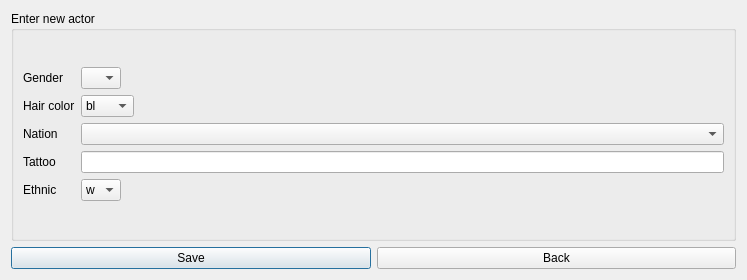
<?xml version="1.0" encoding="UTF-8"?>
<ui version="4.0">
 <class>Dialog</class>
 <widget class="QDialog" name="Dialog">
  <property name="geometry">
   <rect>
    <x>0</x>
    <y>0</y>
    <width>747</width>
    <height>280</height>
   </rect>
  </property>
  <property name="windowTitle">
   <string>New actor</string>
  </property>
  <property name="windowIcon">
   <iconset>
    <normaloff>pypordb/8027068_splash.png</normaloff>pypordb/8027068_splash.png</iconset>
  </property>
  <layout class="QGridLayout" name="gridLayout_2">
   <item row="0" column="0" colspan="2">
    <widget class="QGroupBox" name="groupBox">
     <property name="title">
      <string>Enter new actor</string>
     </property>
     <layout class="QVBoxLayout" name="verticalLayout">
      <item>
       <layout class="QGridLayout" name="gridLayout">
        <item row="0" column="0">
         <widget class="QLabel" name="label">
          <property name="sizePolicy">
           <sizepolicy hsizetype="Minimum" vsizetype="Preferred">
            <horstretch>0</horstretch>
            <verstretch>0</verstretch>
           </sizepolicy>
          </property>
          <property name="text">
           <string>Gender</string>
          </property>
         </widget>
        </item>
        <item row="0" column="1">
         <widget class="QComboBox" name="comboBoxDarstellerneuGeschlecht">
          <property name="sizePolicy">
           <sizepolicy hsizetype="Fixed" vsizetype="Fixed">
            <horstretch>0</horstretch>
            <verstretch>0</verstretch>
           </sizepolicy>
          </property>
          <item>
           <property name="text">
            <string/>
           </property>
          </item>
          <item>
           <property name="text">
            <string>m</string>
           </property>
           <property name="icon">
            <iconset>
             <normaloff>pypordb/male.png</normaloff>pypordb/male.png</iconset>
           </property>
          </item>
          <item>
           <property name="text">
            <string>w</string>
           </property>
           <property name="icon">
            <iconset>
             <normaloff>pypordb/female.png</normaloff>pypordb/female.png</iconset>
           </property>
          </item>
         </widget>
        </item>
        <item row="1" column="0">
         <widget class="QLabel" name="label_2">
          <property name="sizePolicy">
           <sizepolicy hsizetype="Fixed" vsizetype="Preferred">
            <horstretch>0</horstretch>
            <verstretch>0</verstretch>
           </sizepolicy>
          </property>
          <property name="text">
           <string>Hair color</string>
          </property>
         </widget>
        </item>
        <item row="1" column="1">
         <widget class="QComboBox" name="comboBoxDarstellerneuHaarfarbe">
          <property name="sizePolicy">
           <sizepolicy hsizetype="Fixed" vsizetype="Fixed">
            <horstretch>0</horstretch>
            <verstretch>0</verstretch>
           </sizepolicy>
          </property>
          <item>
           <property name="text">
            <string>bl</string>
           </property>
           <property name="icon">
            <iconset>
             <normaloff>pypordb/blond.png</normaloff>pypordb/blond.png</iconset>
           </property>
          </item>
          <item>
           <property name="text">
            <string>br</string>
           </property>
           <property name="icon">
            <iconset>
             <normaloff>pypordb/brown.png</normaloff>pypordb/brown.png</iconset>
           </property>
          </item>
          <item>
           <property name="text">
            <string>gr</string>
           </property>
           <property name="icon">
            <iconset>
             <normaloff>pypordb/grey.svg</normaloff>pypordb/grey.svg</iconset>
           </property>
          </item>
          <item>
           <property name="text">
            <string>r</string>
           </property>
           <property name="icon">
            <iconset>
             <normaloff>pypordb/red.png</normaloff>pypordb/red.png</iconset>
           </property>
          </item>
          <item>
           <property name="text">
            <string>s</string>
           </property>
           <property name="icon">
            <iconset>
             <normaloff>pypordb/black.png</normaloff>pypordb/black.png</iconset>
           </property>
          </item>
          <item>
           <property name="text">
            <string>bald</string>
           </property>
           <property name="icon">
            <iconset>
             <normaloff>pypordb/bald.svg</normaloff>pypordb/bald.svg</iconset>
           </property>
          </item>
         </widget>
        </item>
        <item row="2" column="0">
         <widget class="QLabel" name="label_3">
          <property name="sizePolicy">
           <sizepolicy hsizetype="Fixed" vsizetype="Preferred">
            <horstretch>0</horstretch>
            <verstretch>0</verstretch>
           </sizepolicy>
          </property>
          <property name="text">
           <string>Nation</string>
          </property>
         </widget>
        </item>
        <item row="2" column="1">
         <widget class="QComboBox" name="comboBoxDarstellerneuNation"/>
        </item>
        <item row="3" column="0">
         <widget class="QLabel" name="label_4">
          <property name="sizePolicy">
           <sizepolicy hsizetype="Fixed" vsizetype="Preferred">
            <horstretch>0</horstretch>
            <verstretch>0</verstretch>
           </sizepolicy>
          </property>
          <property name="text">
           <string>Tattoo</string>
          </property>
         </widget>
        </item>
        <item row="3" column="1">
         <widget class="QLineEdit" name="lineEditDarstellerneuTattoo"/>
        </item>
        <item row="4" column="0">
         <widget class="QLabel" name="label_5">
          <property name="sizePolicy">
           <sizepolicy hsizetype="Fixed" vsizetype="Preferred">
            <horstretch>0</horstretch>
            <verstretch>0</verstretch>
           </sizepolicy>
          </property>
          <property name="text">
           <string>Ethnic</string>
          </property>
         </widget>
        </item>
        <item row="4" column="1">
         <widget class="QComboBox" name="comboBoxDarstellerneuEthnic">
          <property name="sizePolicy">
           <sizepolicy hsizetype="Fixed" vsizetype="Fixed">
            <horstretch>0</horstretch>
            <verstretch>0</verstretch>
           </sizepolicy>
          </property>
          <item>
           <property name="text">
            <string>w</string>
           </property>
           <property name="icon">
            <iconset>
             <normaloff>pypordb/white.png</normaloff>pypordb/white.png</iconset>
           </property>
          </item>
          <item>
           <property name="text">
            <string>a</string>
           </property>
           <property name="icon">
            <iconset>
             <normaloff>pypordb/yellow.png</normaloff>pypordb/yellow.png</iconset>
           </property>
          </item>
          <item>
           <property name="text">
            <string>s</string>
           </property>
           <property name="icon">
            <iconset>
             <normaloff>pypordb/black.png</normaloff>pypordb/black.png</iconset>
           </property>
          </item>
          <item>
           <property name="text">
            <string>l</string>
           </property>
           <property name="icon">
            <iconset>
             <normaloff>pypordb/brown.png</normaloff>pypordb/brown.png</iconset>
           </property>
          </item>
         </widget>
        </item>
       </layout>
      </item>
     </layout>
    </widget>
   </item>
   <item row="1" column="0">
    <widget class="QPushButton" name="pushButtonDarstellerneuSpeichern">
     <property name="text">
      <string>Save</string>
     </property>
    </widget>
   </item>
   <item row="1" column="1">
    <widget class="QPushButton" name="pushButtonDarstellerneuCancel">
     <property name="text">
      <string>Back</string>
     </property>
    </widget>
   </item>
  </layout>
 </widget>
 <resources/>
 <connections/>
</ui>
